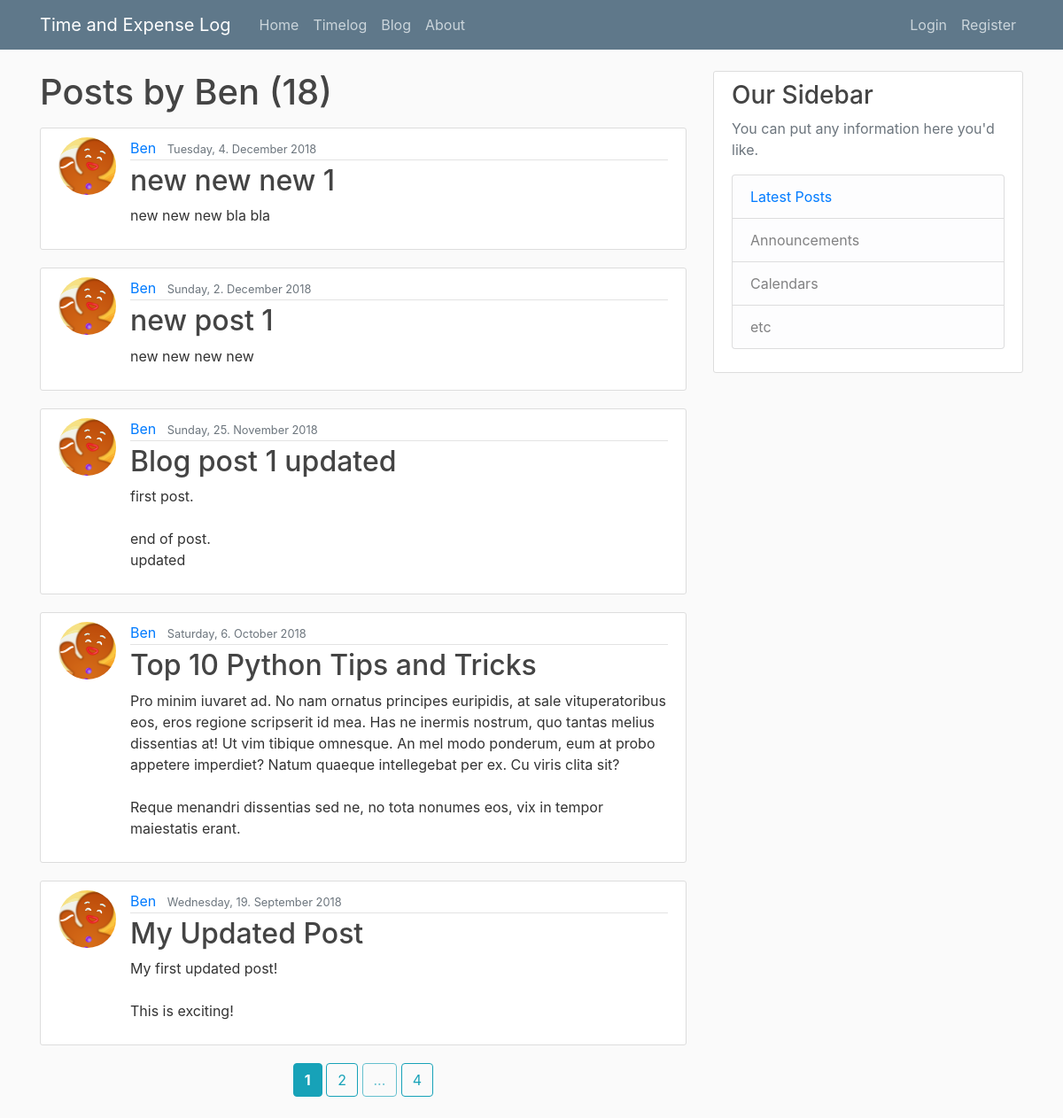
Screenshot of /blog/user/Ben with the database file from the repository.
### timexlog/models.py (models this page shows, shortened)
class User(db.Model, UserMixin):
    id = db.Column(db.Integer, primary_key=True)
    username = db.Column(db.String(20), unique=True, nullable=False)
    email = db.Column(db.String(120), unique=True, nullable=False)
    image_file = db.Column(db.String(20), nullable=False,
                           default='default.png')
    password = db.Column(db.String(60), nullable=False)
    agree_conditions = db.Column(db.Boolean, nullable=False, default=False)
    posts = db.relationship('Post', backref='author', lazy=True)
    timelogs = db.relationship('Timelog', backref='employee', lazy=True)

class Post(db.Model):
    id = db.Column(db.Integer, primary_key=True)
    title = db.Column(db.String(100), nullable=False)
    date_posted = db.Column(db.DateTime, nullable=False,
                            default=datetime.utcnow())
    content = db.Column(db.Text, nullable=False)
    user_id = db.Column(db.Integer, db.ForeignKey('user.id'), nullable=False)

### timexlog/blog/routes.py (the view)
@blog.route("/blog/user/<string:username>")
def user_posts(username):
    page = request.args.get('page', 1, type=int)
    user = User.query.filter_by(username=username).first_or_404()
    posts = Post.query.filter_by(author=user)\
        .order_by(Post.date_posted.desc())\
        .paginate(page=page, per_page=5)
    return render_template('blog/user_posts.html', posts=posts, user=user)

### timexlog/templates/blog/user_posts.html (shortened to what this page needs)
{% extends "blog_layout.html" %}
{% block content %}
	<h1 class="mb-3">Posts by {{ user.username }} ({{ posts.total }})</h1>
	{% for post in posts.items %}
		<article class="media content-section">
			<img class="rounded-circle article-img" src="{{ url_for('static', filename='profile_pics/' + post.author.image_file) }}">
			<div class="media-body">
				<div class="article-metadata">
					<a class="mr-2" href="{{ url_for('blog.user_posts', username=post.author.username) }}">{{ post.author.username }}</a>
					<small class="text-muted">{{ "{date:%A}, {date.day}. {date:%B} {date.year}".format(date=post.date_posted) }}</small>
				</div>
				<h2><a class="article-title" href="{{ url_for('blog.post', post_id=post.id) }}">{{ post.title }}</a></h2>
				<p class="article-content">{{ post.content }}</p>
			</div>
		</article>
	{% endfor %}
	<div class="text-center">
	{% for page_num in posts.iter_pages(left_edge=1, right_edge=1, left_current=1, right_current=2) %}
		{% if page_num %}
			{% if posts.page == page_num %}
				<a class="btn btn-info mb-4" href="{{ url_for('blog.user_posts', username=user.username, page=page_num) }}"><b>{{ page_num }}</b></a>
			{% else %}
				<a class="btn btn-outline-info mb-4" href="{{ url_for('blog.user_posts', username=user.username, page=page_num) }}">{{ page_num }}</a>
			{% endif %}
		{% else %}
			<span class="btn btn-outline-info mb-4 disabled">...</span>
		{% endif %}
	{% endfor %}
	</div>
{% endblock content %}

### timexlog/static/main.css (style rules this page uses)
body { background: #fafafa; color: #333333; margin-top: 5rem; }
h1, h2, h3, h4, h5, h6 { color: #444444; }
.content-section { background: #ffffff; padding: 10px 20px; border: 1px solid #dddddd; border-radius: 3px; margin-bottom: 20px; }
.article-title { color: #444444; }
.article-content { white-space: pre-line; }
.article-img { height: 65px; width: 65px; margin-right: 16px; }
.article-metadata { padding-bottom: 1px; margin-bottom: 4px; border-bottom: 1px solid #e3e3e3 }

### rows the page displays
User: username "Ben"
Post: image_file (picture), author.username "Ben", date_posted "Tuesday, 4. December 2018", title "new new new 1", content "new new new bla bla"
Post: image_file (picture), author.username "Ben", date_posted "Sunday, 2. December 2018", title "new post 1", content "new new new new"
Post: image_file (picture), author.username "Ben", date_posted "Sunday, 25. November 2018", title "Blog post 1 updated", content "first post. end of post. updated"
Post: image_file (picture), author.username "Ben", date_posted "Saturday, 6. October 2018", title "Top 10 Python Tips and Tricks", content "Pro minim iuvaret ad. No nam ornatus principes euripidis, at sale vituperatoribus eos, eros regione scripserit id mea. Has ne inermis nostrum, quo tantas melius dissentias at! Ut vim tibique omnesque. An mel modo ponderum, eum at probo appetere imperdiet? Natum quaeque intellegebat per ex. Cu viris clita sit? Reque menandri dissentias sed ne, no tota nonumes eos, vix in tempor maiestatis erant."
Post: image_file (picture), author.username "Ben", date_posted "Wednesday, 19. September 2018", title "My Updated Post", content "My first updated post! This is exciting!"

### other values shown
{{ posts.total }} "18"
{{ page_num }} "1"
{{ page_num }} "2" "4"
